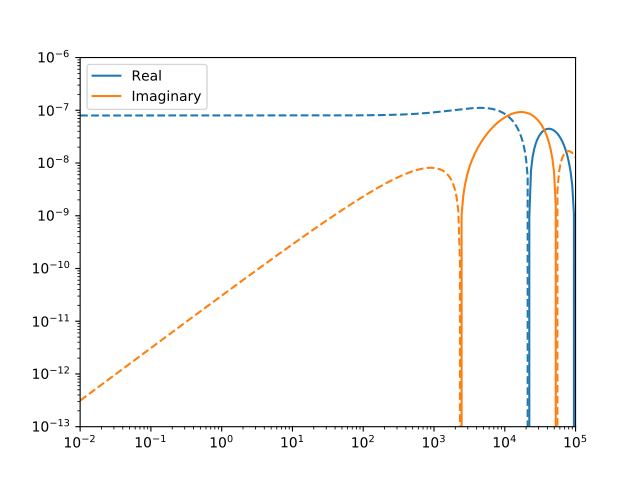

This figure's Python source:
import numpy as np
from SimPEG import electromagnetics as EM
import matplotlib.pyplot as plt
from scipy.constants import mu_0
freqs = np.logspace(-2, 5, 301)
Bx, By, Bz = EM.analytics.FDEM.MagneticDipoleWholeSpace(
        [0, 100, 0], [0, 0, 0], 1e-2, freqs, moment='Z')
plt.figure()
plt.loglog(freqs, Bz.real/mu_0, 'C0', label='Real')
plt.loglog(freqs, -Bz.real/mu_0, 'C0--')
plt.loglog(freqs, Bz.imag/mu_0, 'C1', label='Imaginary')
plt.loglog(freqs, -Bz.imag/mu_0, 'C1--')
plt.legend()
plt.xlim([1e-2, 1e5])
plt.ylim([1e-13, 1e-6])
plt.show()
